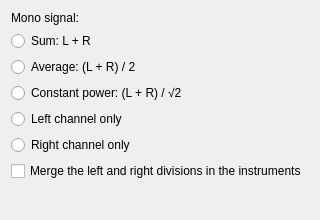
<?xml version="1.0" encoding="UTF-8"?>
<ui version="4.0">
 <class>ToolMonoConversion_gui</class>
 <widget class="QWidget" name="ToolMonoConversion_gui">
  <property name="geometry">
   <rect>
    <x>0</x>
    <y>0</y>
    <width>320</width>
    <height>220</height>
   </rect>
  </property>
  <property name="windowTitle">
   <string notr="true">Form</string>
  </property>
  <layout class="QVBoxLayout" name="verticalLayout">
   <item>
    <widget class="QLabel" name="labelMode">
     <property name="text">
      <string>Mono signal:</string>
     </property>
    </widget>
   </item>
   <item>
    <widget class="QRadioButton" name="radioSum">
     <property name="toolTip">
      <string>Clipping may occur.</string>
     </property>
     <property name="text">
      <string>Sum: L + R</string>
     </property>
    </widget>
   </item>
   <item>
    <widget class="QRadioButton" name="radioHalfSum">
     <property name="toolTip">
      <string>Keeps the level of a sound centered in the stereo field.</string>
     </property>
     <property name="text">
      <string>Average: (L + R) / 2</string>
     </property>
    </widget>
   </item>
   <item>
    <widget class="QRadioButton" name="radioPowerSum">
     <property name="toolTip">
      <string>Keeps the loudness of a wide stereo sound.</string>
     </property>
     <property name="text">
      <string>Constant power: (L + R) / √2</string>
     </property>
    </widget>
   </item>
   <item>
    <widget class="QRadioButton" name="radioLeft">
     <property name="text">
      <string>Left channel only</string>
     </property>
    </widget>
   </item>
   <item>
    <widget class="QRadioButton" name="radioRight">
     <property name="text">
      <string>Right channel only</string>
     </property>
    </widget>
   </item>
   <item>
    <widget class="QCheckBox" name="checkMergeDivisions">
     <property name="toolTip">
      <string>Divisions using the left and right channels are merged if their key and velocity ranges are identical. Their parameters are averaged.</string>
     </property>
     <property name="text">
      <string>Merge the left and right divisions in the instruments</string>
     </property>
    </widget>
   </item>
   <item>
    <spacer name="verticalSpacer">
     <property name="orientation">
      <enum>Qt::Vertical</enum>
     </property>
     <property name="sizeHint" stdset="0">
      <size>
       <width>20</width>
       <height>0</height>
      </size>
     </property>
    </spacer>
   </item>
   <item>
    <widget class="QDialogButtonBox" name="buttonBox"/>
   </item>
  </layout>
 </widget>
 <tabstops>
  <tabstop>radioSum</tabstop>
  <tabstop>radioHalfSum</tabstop>
  <tabstop>radioPowerSum</tabstop>
  <tabstop>radioLeft</tabstop>
  <tabstop>radioRight</tabstop>
  <tabstop>checkMergeDivisions</tabstop>
 </tabstops>
 <resources/>
 <connections/>
</ui>
